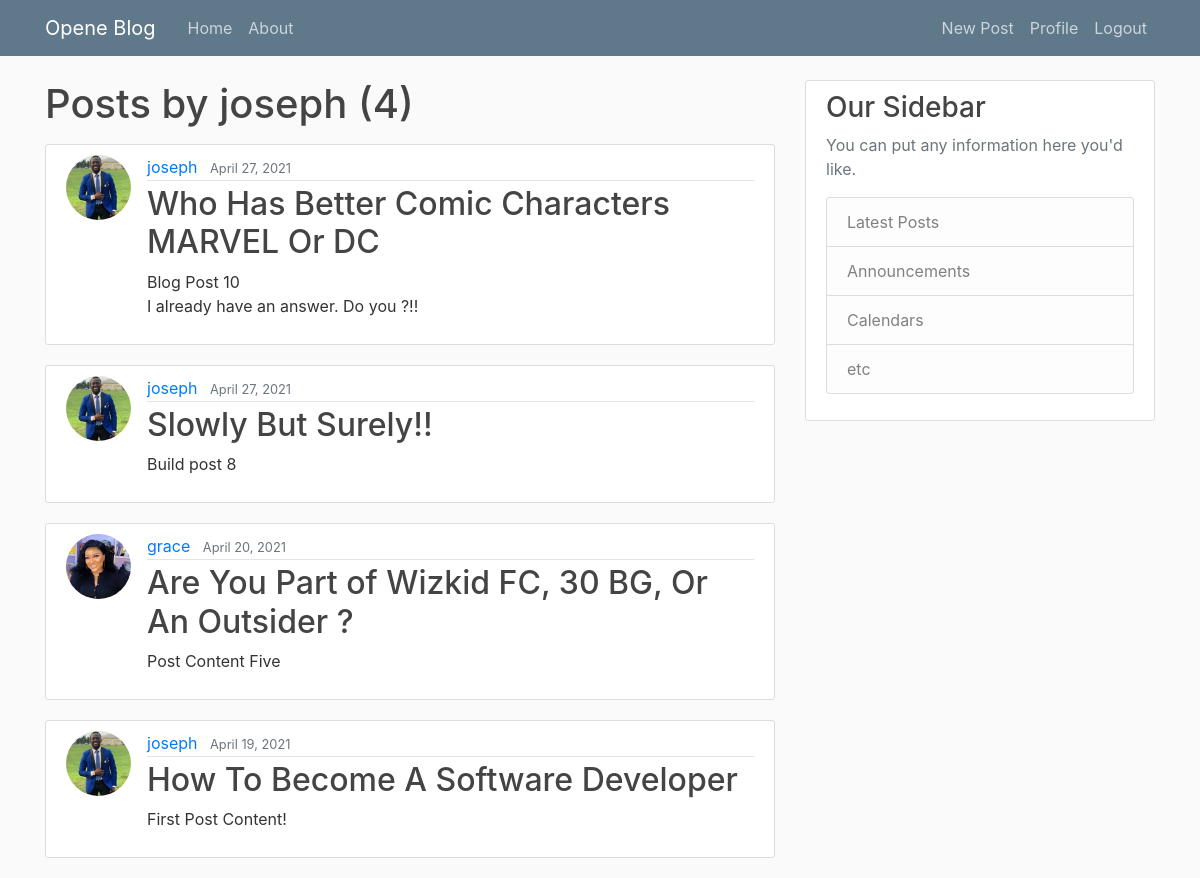
The page /user/joseph (signed in) on the database its author committed.
### blog/models.py (models this page shows, shortened)
class Post(models.Model):
    title = models.CharField(max_length=100)
    content = models.TextField()
    number_of_likes = models.IntegerField(default=0)
    number_of_shares = models.IntegerField(default=0)
    date_posted = models.DateTimeField(default=timezone.now)
    author = models.ForeignKey(User, on_delete=models.CASCADE)

### users/models.py (models this page shows, shortened)
class Profile(models.Model):
    user = models.OneToOneField(User, on_delete=models.CASCADE)
    image = models.ImageField(default='default.jpg', upload_to='profile_pics')

### blog/views.py (the view)
# urls.py: path('user/<str:username>', UserPostListView.as_view(), name='user-posts'),
class UserPostListView(ListView):
    model = Post
    template_name = 'blog/user_posts.html' #we create the template
    context_object_name = 'posts'
    paginate_by = 5
    def get_queryset(self):
        user = get_object_or_404(User, username=self.kwargs.get('username'))
        return Post.objects.filter(Q(author=user)|Q(shares__shared_by=user.id)).order_by('-date_posted')

### blog/templates/blog/user_posts.html (shortened to what this page needs)
{% extends 'blog/base.html' %}
{% block content %}
    <h1 class="mb-3">Posts by {{ view.kwargs.username }} ({{ page_obj.paginator.count }})</h1>
    {% for post in posts %}
        <article class="media content-section">
            <img class="rounded-circle article-img" src="{{ post.author.profile.image.url }}" alt="">
          <div class="media-body">
            <div class="article-metadata">
              <a class="mr-2" href="{% url 'user-posts' post.author.username %}">{{ post.author }}</a>
              <small class="text-muted">{{ post.date_posted|date:'F d, Y' }}</small>
            </div>
            <h2><a class="article-title" href="{% url 'post-detail' post.id %}">{{ post.title }}</a></h2>
            <p class="article-content">{{ post.content }}</p>
          </div>
        </article>
    {% endfor %}
{% endblock content %}

### blog/static/blog/main.css (style rules this page uses)
body { background: #fafafa; color: #333333; margin-top: 5rem; }
h1, h2, h3, h4, h5, h6 { color: #444444; }
.content-section { background: #ffffff; padding: 10px 20px; border: 1px solid #dddddd; border-radius: 3px; margin-bottom: 20px; }
.article-title { color: #444444; }
.article-content { white-space: pre-line; }
.article-img { height: 65px; width: 65px; margin-right: 16px; }
.article-metadata { padding-bottom: 1px; margin-bottom: 4px; border-bottom: 1px solid #e3e3e3 }

### rows shown on the page
Post: author.profile.image (picture), author "joseph", date_posted "April 27, 2021", title "Who Has Better Comic Characters MARVEL Or DC", content "Blog Post 10 I already have an answer. Do you ?!!"
Post: author.profile.image (picture), author "joseph", date_posted "April 27, 2021", title "Slowly But Surely!!", content "Build post 8"
Post: author.profile.image (picture), author "grace", date_posted "April 20, 2021", title "Are You Part of Wizkid FC, 30 BG, Or An Outsider ?", content "Post Content Five"
Post: author.profile.image (picture), author "joseph", date_posted "April 19, 2021", title "How To Become A Software Developer", content "First Post Content!"

### other values the page prints
{{ view.kwargs.username }} "joseph"
{{ page_obj.paginator.count }} "4"
